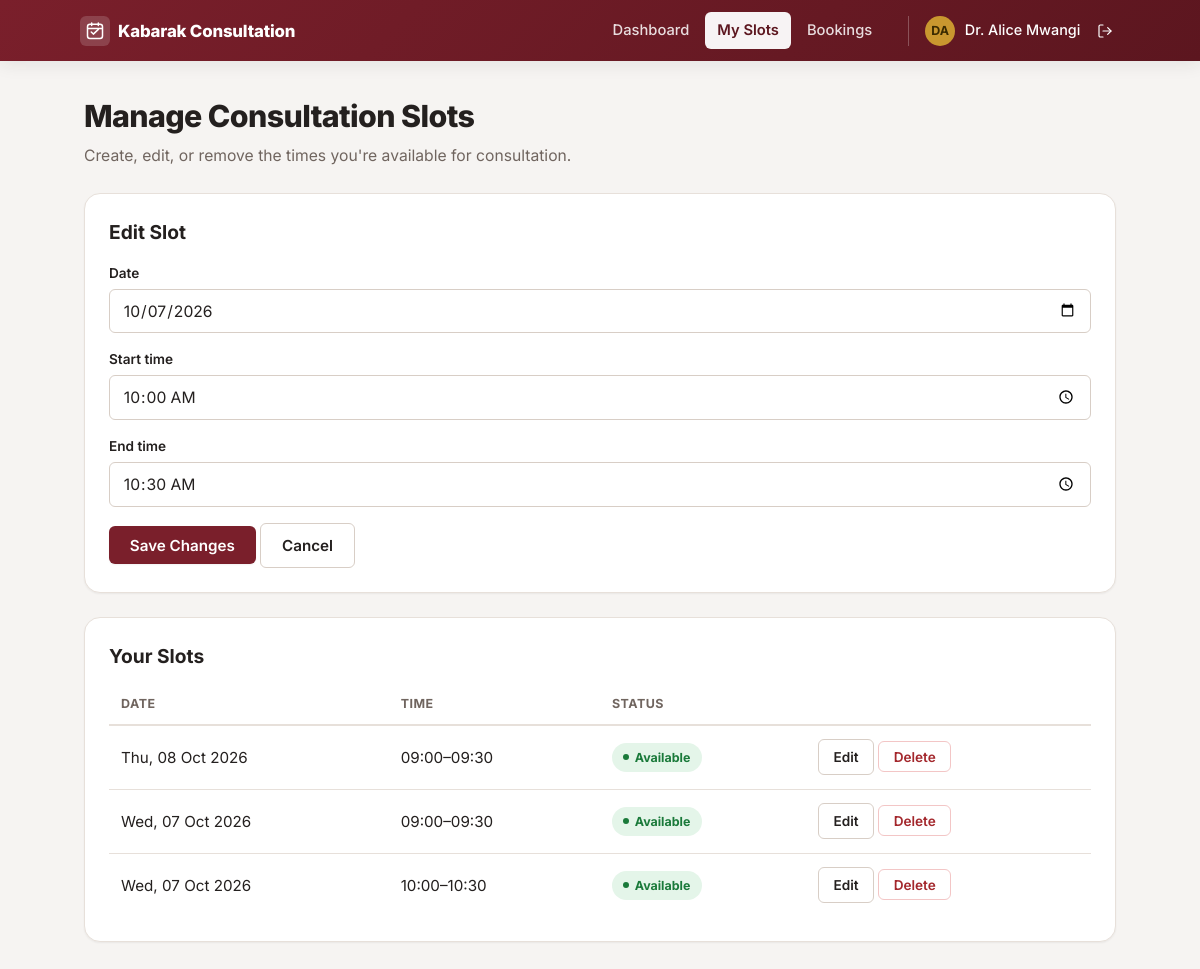
/lecturer/manage_slots.php?edit=2 (signed in), run on the app's committed database.
### tables this page shows
CREATE TABLE IF NOT EXISTS users (
  id INT AUTO_INCREMENT PRIMARY KEY,
  full_name VARCHAR(150) NOT NULL,
  email VARCHAR(190) NOT NULL UNIQUE,
  password_hash VARCHAR(255) NOT NULL,
  role ENUM('student', 'lecturer') NOT NULL,
  course VARCHAR(150) NULL,
  department VARCHAR(150) NULL,
  created_at TIMESTAMP NOT NULL DEFAULT CURRENT_TIMESTAMP
);

CREATE TABLE IF NOT EXISTS consultation_slots (
  id INT AUTO_INCREMENT PRIMARY KEY,
  lecturer_id INT NOT NULL,
  slot_date DATE NOT NULL,
  start_time TIME NOT NULL,
  end_time TIME NOT NULL,
  status ENUM('available', 'booked') NOT NULL DEFAULT 'available',
  created_at TIMESTAMP NOT NULL DEFAULT CURRENT_TIMESTAMP,
  CONSTRAINT fk_slots_lecturer FOREIGN KEY (lecturer_id) REFERENCES users(id) ON DELETE CASCADE,
  CONSTRAINT chk_slot_time CHECK (end_time > start_time)
);

### src/db.php (called while the page is built)
<?php
function get_pdo(): PDO
{
    static $pdo = null;
    if ($pdo !== null) {
        return $pdo;
    }
    $config = require __DIR__ . '/config.php';
    $dsn = sprintf(
        'mysql:host=%s;port=%s;dbname=%s;charset=utf8mb4',
        $config['db_host'],
        $config['db_port'],
        $config['db_name']
    );
    $pdo = new PDO($dsn, $config['db_user'], $config['db_pass'], [
        PDO::ATTR_ERRMODE => PDO::ERRMODE_EXCEPTION,
        PDO::ATTR_DEFAULT_FETCH_MODE => PDO::FETCH_ASSOC,
        PDO::ATTR_EMULATE_PREPARES => false,
    ]);
    return $pdo;
}

### src/auth.php (called while the page is built, shortened)
<?php
require_once __DIR__ . '/db.php';
function current_user(): ?array
{
    $stmt = get_pdo()->prepare('SELECT id, full_name, email, role, course, department FROM users WHERE id = ?');
    $stmt->execute([$_SESSION['user_id']]);
    $user = $stmt->fetch();
    $cached = $user;
    return $cached;
}
function require_role(string $role): array
{
    $user = current_user();
    return $user;
}
function e(string $value): string
{
    return htmlspecialchars($value, ENT_QUOTES, 'UTF-8');
}

### src/availability.php (called while the page is built, shortened)
<?php
require_once __DIR__ . '/db.php';
function list_lecturer_slots(int $lecturerId): array
{
    $stmt = get_pdo()->prepare("
        SELECT id, slot_date, start_time, end_time, status
        FROM consultation_slots
        WHERE lecturer_id = ?
        ORDER BY slot_date DESC, start_time
    ");
    $stmt->execute([$lecturerId]);
    return $stmt->fetchAll();
}

### public/lecturer/manage_slots.php (the view, shortened to what this page needs)
<?php
$user = require_role('lecturer');
$pdo = get_pdo();
function fetch_own_slot(PDO $pdo, int $slotId, int $lecturerId): ?array
{
    $stmt = $pdo->prepare('SELECT * FROM consultation_slots WHERE id = ? AND lecturer_id = ?');
    $stmt->execute([$slotId, $lecturerId]);
    $slot = $stmt->fetch();
    return $slot ?: null;
}
$editSlot = null;
if (isset($_GET['edit'])) {
    $editSlot = fetch_own_slot($pdo, (int) $_GET['edit'], $user['id']);
}
$slots = list_lecturer_slots($user['id']);
require __DIR__ . '/../partials/header.php';
?>
<h1>Manage Consultation Slots</h1>
<p class="page-subtitle">Create, edit, or remove the times you're available for consultation.</p>
<div class="card">
  <h2><?= $editSlot ? 'Edit Slot' : 'Create a New Slot' ?></h2>
  <form method="post" action="/lecturer/manage_slots.php">
    <label for="slot_date">Date</label>
    <input type="date" id="slot_date" name="slot_date" min="<?= date('Y-m-d') ?>"
           value="<?= e($editSlot['slot_date'] ?? '') ?>" required>
    <label for="start_time">Start time</label>
    <input type="time" id="start_time" name="start_time" value="<?= e(substr($editSlot['start_time'] ?? '', 0, 5)) ?>" required>
    <label for="end_time">End time</label>
    <input type="time" id="end_time" name="end_time" value="<?= e(substr($editSlot['end_time'] ?? '', 0, 5)) ?>" required>
    <button type="submit" class="btn"><?= $editSlot ? 'Save Changes' : 'Create Slot' ?></button>
    <?php if ($editSlot): ?>
      <a class="btn btn-secondary" href="/lecturer/manage_slots.php">Cancel</a>
    <?php endif; ?>
  </form>
</div>
<div class="card">
  <h2>Your Slots</h2>
  <?php if (!$slots): ?>
    <div class="empty-state">
      <div class="empty-state-icon">&#128197;</div>
      <p>You haven't created any consultation slots yet.</p>
    </div>
  <?php else: ?>
    <div class="table-wrap">
      <table>
        <thead>
          <tr>
            <th>Date</th>
            <th>Time</th>
            <th>Status</th>
            <th></th>
          </tr>
        </thead>
        <tbody>
          <?php foreach ($slots as $slot): ?>
            <tr>
              <td data-label="Date"><?= e(date('D, d M Y', strtotime($slot['slot_date']))) ?></td>
              <td data-label="Time"><?= e(date('H:i', strtotime($slot['start_time']))) ?>&ndash;<?= e(date('H:i', strtotime($slot['end_time']))) ?></td>
              <td data-label="Status">
                <?php if ($slot['status'] === 'available'): ?>
                  <span class="badge badge-available">Available</span>
                <?php else: ?>
                  <span class="badge badge-full">Booked</span>
                <?php endif; ?>
              </td>
              <td data-label="">
                <?php if ($slot['status'] === 'available'): ?>
                  <a class="btn btn-sm btn-secondary" href="/lecturer/manage_slots.php?edit=<?= (int) $slot['id'] ?>">Edit</a>
                  <form method="post" action="/lecturer/manage_slots.php" style="display:inline;">
                    <button type="submit" class="btn btn-sm btn-danger">Delete</button>
                  </form>
                <?php else: ?>
                  <span class="muted">Cannot edit/remove</span>
                <?php endif; ?>
              </td>
            </tr>
          <?php endforeach; ?>
        </tbody>
      </table>
    </div>
  <?php endif; ?>
</div>
<?php require __DIR__ . '/../partials/footer.php'; ?>

### public/partials/header.php (shortened to what this page needs)
<?php
$user = $user ?? current_user();
$currentPath = parse_url($_SERVER['REQUEST_URI'] ?? '', PHP_URL_PATH);
function nav_link(string $href, string $label, string $currentPath): string
{
    $active = $currentPath === $href;
    $class = 'nav-link' . ($active ? ' active' : '');
    return sprintf('<a class="%s" href="%s">%s</a>', $class, e($href), e($label));
}
function initials(string $name): string
{
    $parts = preg_split('/\s+/', trim($name));
    $letters = array_map(fn($p) => strtoupper(substr($p, 0, 1)), array_slice($parts, 0, 2));
    return implode('', $letters) ?: '?';
}
?>
<!DOCTYPE html>
<html lang="en">
<head>
  <link rel="stylesheet" href="/assets/style.css">
</head>
<body>
<nav class="navbar">
  <div class="navbar-inner">
    <a href="/index.php" class="brand">
      <span class="brand-mark" aria-hidden="true">
      </span>
      <span class="brand-text">Kabarak Consultation</span>
    </a>
    <div class="navbar-links">
      <?php if ($user && $user['role'] === 'student'): ?>
        <?= nav_link('/student/dashboard.php', 'Dashboard', $currentPath) ?>
        <?= nav_link('/student/lecturers.php', 'Lecturers', $currentPath) ?>
        <?= nav_link('/student/my_bookings.php', 'My Bookings', $currentPath) ?>
      <?php elseif ($user && $user['role'] === 'lecturer'): ?>
        <?= nav_link('/lecturer/dashboard.php', 'Dashboard', $currentPath) ?>
        <?= nav_link('/lecturer/manage_slots.php', 'My Slots', $currentPath) ?>
        <?= nav_link('/lecturer/bookings.php', 'Bookings', $currentPath) ?>
      <?php else: ?>
        <?= nav_link('/login_student.php', 'Student Login', $currentPath) ?>
        <?= nav_link('/login_lecturer.php', 'Lecturer Login', $currentPath) ?>
        <?= nav_link('/register.php', 'Register', $currentPath) ?>
      <?php endif; ?>
    </div>
    <?php if ($user): ?>
      <div class="navbar-user">
        <span class="avatar" aria-hidden="true"><?= e(initials($user['full_name'])) ?></span>
        <span class="navbar-user-name"><?= e($user['full_name']) ?></span>
        <a href="/logout.php" class="btn-logout" title="Log out">
        </a>
      </div>
    <?php endif; ?>
  </div>
</nav>
<main class="container">

### data on the page
users: full_name "DA", full_name "Dr. Alice Mwangi"
consultation_slots: slot_date "10/07/2026", start_time "10:00", end_time "10:30", slot_date "Wed, 07 Oct 2026", status "Available"
consultation_slots: slot_date "Thu, 08 Oct 2026", start_time "09:00", end_time "09:30", status "Available"
consultation_slots: slot_date "Wed, 07 Oct 2026", start_time "09:00", end_time "09:30", status "Available"

### other printed values
$label "Dashboard My Slots Bookings"
